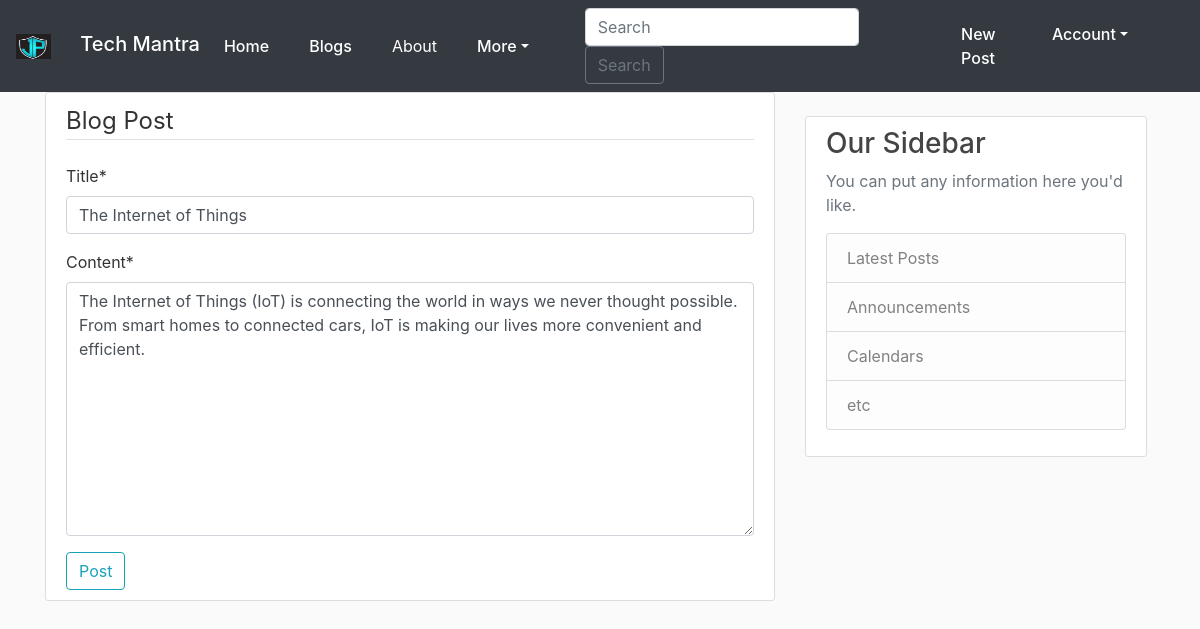
/post/24/update/ (signed in), run on the app's committed database.
### blog_app/models.py (models this page shows, shortened)
class Post(models.Model): #inheriting model form models , so each class is now going to be it's own table in database
    title= models.CharField(max_length=100) #title is aatribute of table , each attribute will be different field in database
    content = models.TextField()
    date_posted = models.DateTimeField(default=timezone.now) # or can use: auto_now_add=True, for last_update
    author = models.ForeignKey(User, on_delete=models.CASCADE) #the post models having relation to user as a one to Many

### blog_app/views.py (the view, shortened to what this page needs)
# urls.py: path('post/<int:pk>/update/', PostUpdateView.as_view(), name='post-update'),  # Using the post-form template and particular route for post
class PostUpdateView(LoginRequiredMixin,UserPassesTestMixin,UpdateView):
    model = Post
    fields =['title', 'content']
    def test_func(self) -> bool | None:
        post = self.get_object()
        if self.request.user == post.author:
            return True
        return False

### blog_app/templates/blog_app/post_form.html (shortened to what this page needs)
{% extends "blog_app/base.html" %}
{% load crispy_forms_tags %}
 {% block content %}
<div class="content-section">
    <form method="post">
        <fieldset class="from-group">
            <legend class="border-bottom mb-4">Blog Post</legend>
            {{ form|crispy }}
        </fieldset>
        <div class="from-group">
            <button class="btn btn-outline-info"  type="submit">Post</button>
        </div>
    </form>
</div>
{% endblock content %}

### blog_app/static/blog_app/main.css (style rules this page uses)
body { background: #fafafa; color: #333333; }
.content-section { background: #ffffff; padding: 10px 20px; border: 1px solid #dddddd; border-radius: 3px; margin-bottom: 20px; }

### data on the page
Post: title "The Internet of Things", content "The Internet of Things (IoT) is connecting the world in ways we never thought possible. From smart homes to connected cars, IoT is making our lives more convenient and efficient."
